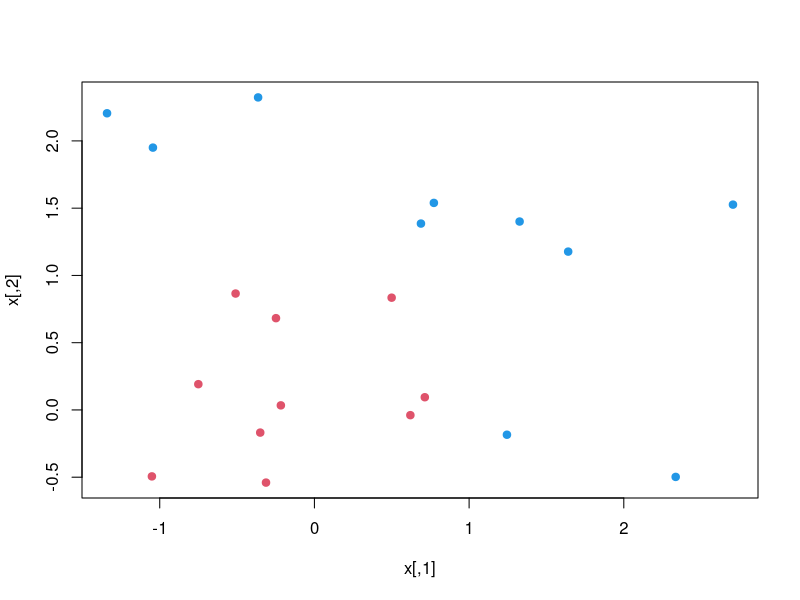
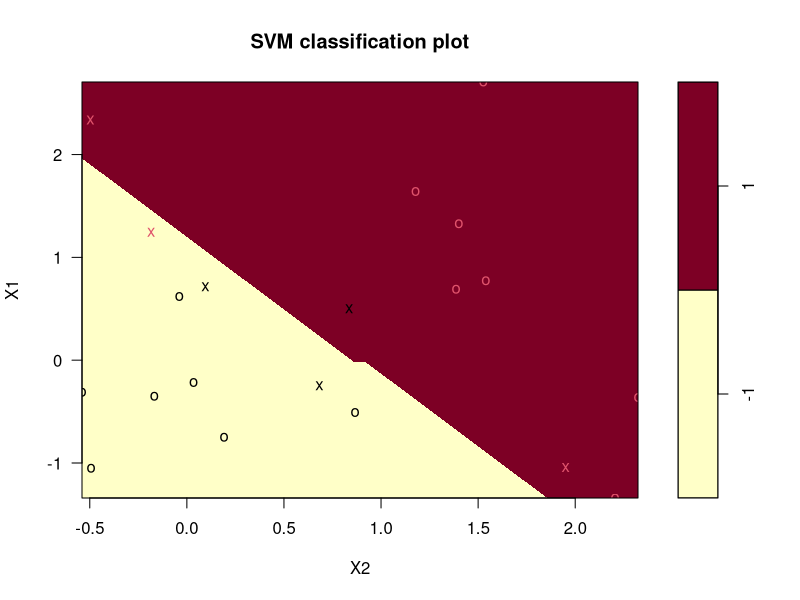
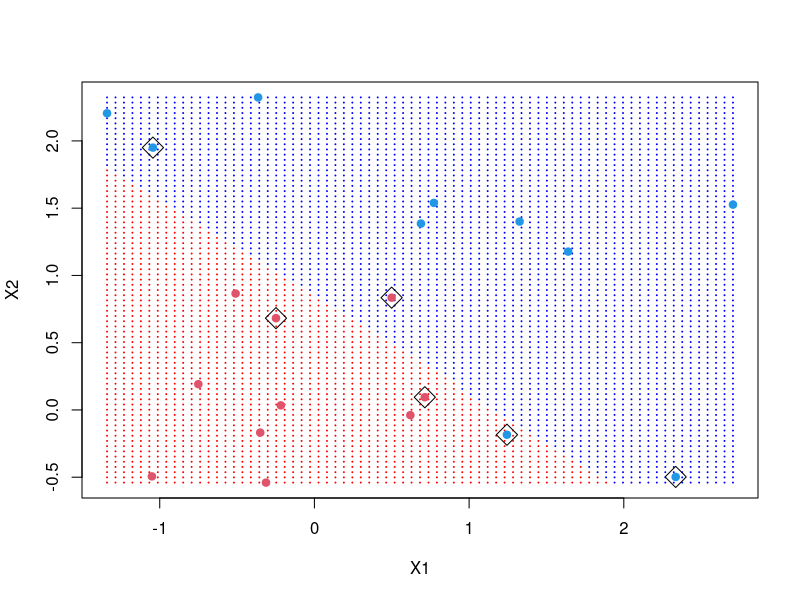
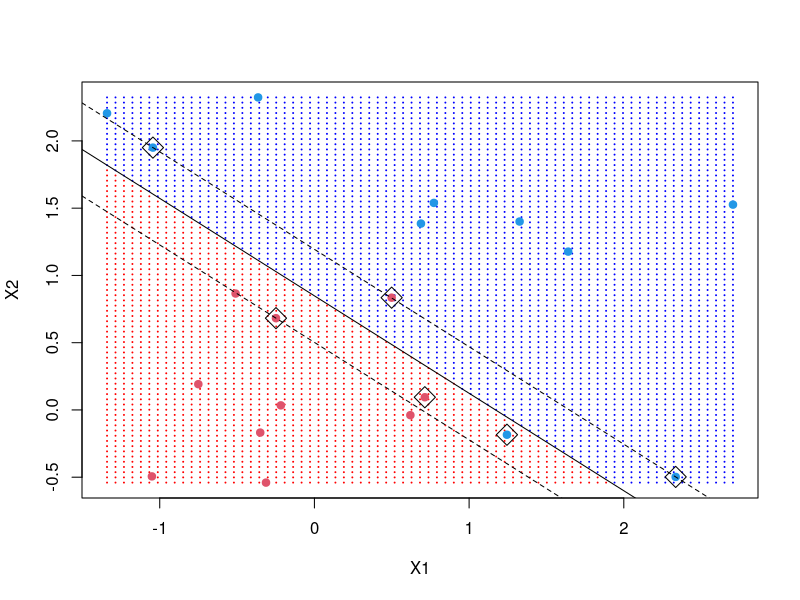

Write the R code that produced these figures, in order.
## ---- chunk 1
set.seed(10111)
x = matrix(rnorm(40), 20, 2)
y = rep(c(-1,1), c(10,10))
x[y == 1,] = x[y == 1,] + 1
plot(x, col=y+3, pch=19)
## ---- chunk 2
# install.packages("e1071")
library(e1071)
dat=data.frame(x, y=as.factor(y))
svm.fit=svm(y~., data=dat, kernel="linear", cost=20, scale=F)
summary(svm.fit)
plot(svm.fit, dat)
svm.fit$index
## ---- chunk 3
make.grid = function(x, n = 75) {
  grange = apply(x, 2, range) #range of each column of x1 and x2
  x1 = seq(from = grange[1,1], to = grange[2,1], length = n)
  x2 = seq(from = grange[1,2], to = grange[2,2], length = n)
  expand.grid(X1 = x1, X2 = x2)
}
xgrid= make.grid(x)
ygrid= predict(svm.fit, xgrid)
plot(xgrid, col = c("red","blue")[as.numeric(ygrid)], pch = 20, cex = .2)
points(x, col = y + 3, pch = 19)
points(x[svm.fit$index,], pch = 5, cex = 2)
## ---- chunk 4
beta = drop(t(svm.fit$coefs)%*%x[svm.fit$index,]) # drop converts a table into an array
beta0 = svm.fit$rho
plot(xgrid, col = c("red","blue")[as.numeric(ygrid)], pch = 20, cex = .2)
points(x, col = y + 3, pch = 19)
points(x[svm.fit$index,], pch = 5, cex = 2)
abline(beta0 / beta[2], -beta[1] / beta[2])
abline((beta0 - 1) / beta[2], -beta[1] / beta[2], lty = 2)
abline((beta0 + 1) / beta[2], -beta[1] / beta[2], lty = 2)
## ---- chunk 5
set.seed(1)
tune.out=tune(svm, y~., data=dat, kernel ="linear",ranges=list(cost=seq(0.001,100,10)))
summary(tune.out)
bestmod=tune.out$best.model
## ---- chunk 6
set.seed(1)
xtest=matrix(rnorm (20*2), ncol=2)
ytest=sample(c(-1,1) , 20, rep=TRUE)
xtest[ytest==1,]=xtest[ytest ==1,] + 1
testdat=data.frame(X1=xtest[,1],X2=xtest[,2], y=as.factor(ytest))
ypred=predict(bestmod, testdat)
table(predict=ypred,truth=testdat$y)
